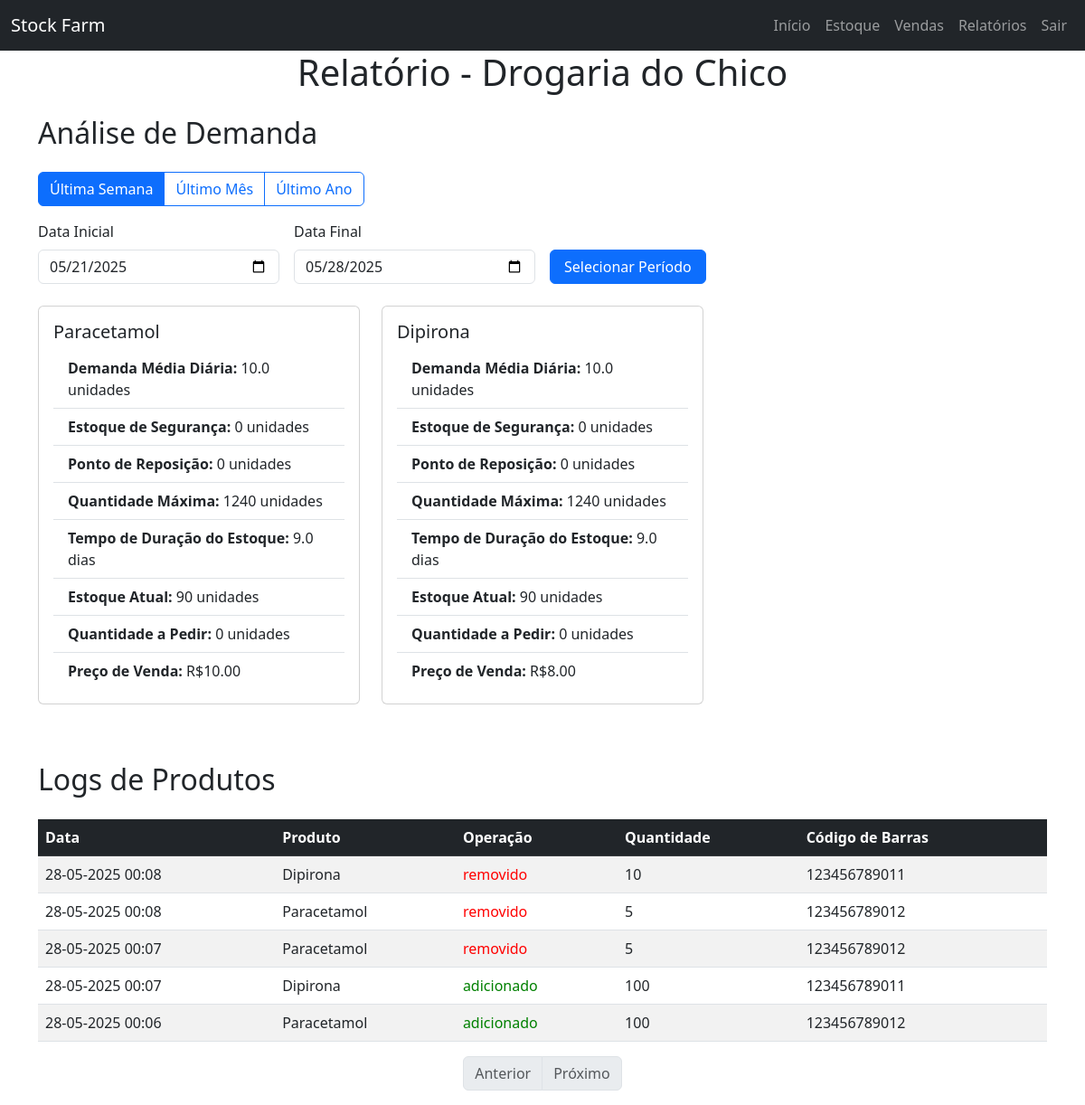
The app's page /relatorio (signed in) with its own data.
### app/models.py (models this page shows, shortened)
class Farmacia(db.Model):
    id: so.Mapped[int] = so.mapped_column(primary_key=True)
    nome: so.Mapped[str] = so.mapped_column(sa.String(100), unique=True)
    endereco: so.Mapped[str] = so.mapped_column(sa.String(200))
    telefone: so.Mapped[Optional[str]] = so.mapped_column(sa.String(20))
    cep: so.Mapped[str] = so.mapped_column(sa.String(9), nullable=False)
    cnpj: so.Mapped[str] = so.mapped_column(sa.String(14), nullable=False)
    farmaceuticos: so.WriteOnlyMapped['Farmaceutico'] = so.relationship(
        back_populates='farmacia',
        cascade="all, delete-orphan",
        passive_deletes=True
    )
    estoques: so.Mapped['Estoque'] = so.relationship(back_populates='farmacia')
    users: so.WriteOnlyMapped['User'] = so.relationship(
        back_populates='farmacia',
        cascade="all, delete-orphan",
        passive_deletes=True
    )

class ProdutoLog(db.Model):
    id: so.Mapped[int] = so.mapped_column(primary_key=True)
    produto_id: so.Mapped[int] = so.mapped_column(sa.ForeignKey('produto.id'), nullable=False)
    quantidade: so.Mapped[int] = so.mapped_column(nullable=False)
    timestamp: so.Mapped[datetime] = so.mapped_column(default=lambda: datetime.now(timezone.utc))
    operacao: so.Mapped[str] = so.mapped_column(sa.String(20), nullable=False)  # Novo campo para operação
    produto: so.Mapped['Produto'] = so.relationship(back_populates='logs')

class Produto(db.Model):
    id: so.Mapped[int] = so.mapped_column(primary_key=True)
    nome: so.Mapped[str] = so.mapped_column(sa.String(100))
    genero: so.Mapped[str] = so.mapped_column(sa.String(100), nullable=False)
    tipo: so.Mapped[str] = so.mapped_column(sa.String(20), nullable=False)
    numeracao_original: so.Mapped[Optional[int]] = so.mapped_column()
    grupo: so.Mapped[str] = so.mapped_column(sa.String(50), nullable=False)
    fabricante_id: so.Mapped[int] = so.mapped_column(sa.ForeignKey('fabricante.id'), nullable=False)
    quantidade_embalagem: so.Mapped[int] = so.mapped_column(nullable=False)
    fornecedor_id: so.Mapped[int] = so.mapped_column(sa.ForeignKey('fornecedor.id'), nullable=False)
    preco_compra: so.Mapped[float] = so.mapped_column(nullable=False)
    preco_venda: so.Mapped[float] = so.mapped_column(nullable=False)
    codigo_barras: so.Mapped[str] = so.mapped_column(sa.String(13), nullable=False)
    fornecedor: so.Mapped['Fornecedor'] = so.relationship(back_populates='produtos')
    fabricante: so.Mapped['Fabricante'] = so.relationship(back_populates='produtos')
    estoques: so.WriteOnlyMapped['Estoque'] = so.relationship(
        back_populates='produto',
        cascade="all, delete-orphan",
        passive_deletes=True
    )
    logs: so.WriteOnlyMapped['ProdutoLog'] = so.relationship(
        back_populates='produto',
        cascade="all, delete-orphan",
        passive_deletes=True
    )
    validades: so.WriteOnlyMapped['Validade'] = so.relationship(
        back_populates='produto',
        cascade="all, delete-orphan",
        passive_deletes=True
    )

### app/routes.py (the view)
@app.route('/relatorio', methods=['GET', 'POST'])
@login_required
def relatorio():
    if not current_user.farmacia:
        return redirect(url_for('manage_farmacia'))
    page = request.args.get('page', default=1, type=int)
    per_page = 10
    offset = (page - 1) * per_page
    query = (
        sa.select(ProdutoLog)
        .join(Produto, Produto.id == ProdutoLog.produto_id, isouter=True)
        .options(joinedload(ProdutoLog.produto))
        .order_by(ProdutoLog.timestamp.desc())
    )
    total_logs = db.session().scalar(sa.select(sa.func.count()).select_from(ProdutoLog))
    logs = db.session().scalars(query.offset(offset).limit(per_page)).all()
    logs_data = []
    for log in logs:
        produto_nome = log.produto.nome if log.produto else "Produto Excluído"
        produto_codigo = log.produto.codigo_barras if log.produto else "N/A"
        if log.timestamp:
            adjusted_timestamp = log.timestamp - timedelta(hours=3)
            data = adjusted_timestamp.strftime('%d-%m-%Y %H:%M')
        else:
            data = 'Sem data'
        operacao = log.operacao
        quantidade = log.quantidade
        logs_data.append({
            'data': data,
            'produto': produto_nome,
            'operacao': operacao,
            'quantidade': quantidade,
            'codigo_barras': produto_codigo
        })
    has_next = offset + per_page < total_logs
    has_prev = page > 1
    periodo = request.args.get('periodo', 'semana')  # Padrão: última semana
    data_inicio_str = request.args.get('data_inicio')
    data_fim_str = request.args.get('data_fim')
    now = datetime.now() - timedelta(hours=3)
    if data_inicio_str and data_fim_str:
        try:
            data_inicio = parser.parse(data_inicio_str)
            data_fim = parser.parse(data_fim_str)
            if data_inicio > data_fim:
                flash('A data inicial deve ser anterior à data final.', 'error')
                data_inicio = now - timedelta(days=7)
                data_fim = now
        except ValueError:
            flash('Datas inválidas. Usando o período padrão (última semana).', 'error')
            data_inicio = now - timedelta(days=7)
            data_fim = now
    else:
        if periodo == 'semana':
            data_inicio = now - timedelta(days=7)
        elif periodo == 'mes':
            data_inicio = now - timedelta(days=30)
        elif periodo == 'ano':
            data_inicio = now - timedelta(days=365)
        else:
            data_inicio = now - timedelta(days=7)  # Padrão: última semana
        data_fim = now
    data_inicio = data_inicio.replace(hour=0, minute=0, second=0, microsecond=0)
    data_fim = data_fim.replace(hour=23, minute=59, second=59, microsecond=999999)
    estoques = db.session().scalars(
        sa.select(Estoque)
        .where(Estoque.farmacia_id == current_user.farmacia_id)
        .options(joinedload(Estoque.produto))
    ).all()
    demandas = []
    nivel_servico_z = 1.65  # Para 95% de nível de serviço
    for estoque in estoques:
        if not estoque.produto:
            continue  # Pular produtos excluídos
        produto = estoque.produto
        logs_produto = db.session().scalars(
            sa.select(ProdutoLog)
            .where(ProdutoLog.produto_id == produto.id)
            .where(ProdutoLog.timestamp >= data_inicio)
            .where(ProdutoLog.timestamp <= data_fim)
            .order_by(ProdutoLog.timestamp.asc())
        ).all()
        entradas = []
        saidas = []
        for log in logs_produto:
            log_timestamp = log.timestamp - timedelta(hours=3)
            if log.operacao == 'adicionado':
                entradas.append({'data': log_timestamp, 'quantidade': log.quantidade})
            elif log.operacao == 'removido':
                saidas.append({'data': log_timestamp, 'quantidade': log.quantidade})
        if not saidas:
            continue
        datas_saidas = [saida['data'] for saida in saidas]
        data_inicio_saidas = min(datas_saidas)
        data_fim_saidas = max(datas_saidas)
        periodo_dias = (data_fim_saidas - data_inicio_saidas).days + 1
        demanda_total = sum(saida['quantidade'] for saida in saidas)
        demanda_media_diaria = demanda_total / periodo_dias if periodo_dias > 0 else 0
        saídas_por_dia = {}
        data_atual = data_inicio_saidas
        while data_atual <= data_fim_saidas:
            saídas_por_dia[data_atual.date()] = 0
            data_atual += timedelta(days=1)
        for saida in saidas:
            data_saida = saida['data'].date()
            saídas_por_dia[data_saida] += saida['quantidade']
        quantidades_diarias = list(saídas_por_dia.values())
        desvio_padrao = statistics.stdev(quantidades_diarias) if len(quantidades_diarias) > 1 else 0
        estoque_seguranca = nivel_servico_z * desvio_padrao
        estoque_seguranca = round(estoque_seguranca)
        ponto_reposicao = estoque_seguranca
        validades = db.session().scalars(
            sa.select(Validade)
            .where(Validade.produto_id == produto.id)
            .where(Validade.quantidade > 0)
        ).all()
        if validades:
            dias_validade = []
            for validade in validades:
                dias_restantes = (validade.data_validade - now).days
                if dias_restantes > 0:
                    dias_validade.append(dias_restantes)
            validade_media = sum(dias_validade) / len(dias_validade) if dias_validade else 15  # Padrão: 15 dias
        else:
            validade_media = 15  # Padrão: 15 dias se não houver validades
        quantidade_maxima = demanda_media_diaria * validade_media
        quantidade_maxima = round(quantidade_maxima)
        entradas_total = sum(entrada['quantidade'] for entrada in entradas)
        saidas_total = sum(saida['quantidade'] for saida in saidas)
        estoque_atual = entradas_total - saidas_total
        if estoque_atual < ponto_reposicao:
            quantidade_a_pedir = min(quantidade_maxima - estoque_atual, ponto_reposicao - estoque_atual)
            quantidade_a_pedir = max(0, round(quantidade_a_pedir))
        else:
            quantidade_a_pedir = 0
        tempo_duracao = (estoque_atual / demanda_media_diaria) if demanda_media_diaria > 0 else 0
        tempo_duracao = round(tempo_duracao, 2)
        estoque_excedente = estoque_atual > quantidade_maxima
        demandas.append({
            'nome': produto.nome,
            'preco_venda': produto.preco_venda,
            'demanda_media_diaria': round(demanda_media_diaria, 2),
            'estoque_seguranca': estoque_seguranca,
            'ponto_reposicao': ponto_reposicao,
            'quantidade_maxima': quantidade_maxima,
            'estoque_atual': estoque_atual,
            'quantidade_a_pedir': quantidade_a_pedir,
            'tempo_duracao': tempo_duracao,
            'estoque_excedente': estoque_excedente
        })
    return render_template(
        'relatorio.html',
        title='Relatório - Stock Farm',
        logs=logs_data,
        page=page,
        has_next=has_next,
        has_prev=has_prev,
        demandas=demandas,
        periodo=periodo,
        data_inicio=data_inicio.strftime('%Y-%m-%d'),
        data_fim=data_fim.strftime('%Y-%m-%d')
    )

### app/models.py (called while the page is built)
@login.user_loader
def load_user(id):
    return db.session.get(User, int(id))

### app/templates/relatorio.html (shortened to what this page needs)
{% extends "base.html" %}
{% block content %}
    <h1 class="text-center mb-4">Relatório - {{ current_user.farmacia.nome if current_user.farmacia else 'Sem Farmácia' }}</h1>
    <h2 class="mb-4">Análise de Demanda</h2>
    <div class="mb-4">
        <div class="btn-group mb-3" role="group">
            <a href="{{ url_for('relatorio', periodo='semana', page=page) }}" class="btn {% if periodo == 'semana' %}btn-primary{% else %}btn-outline-primary{% endif %}">Última Semana</a>
            <a href="{{ url_for('relatorio', periodo='mes', page=page) }}" class="btn {% if periodo == 'mes' %}btn-primary{% else %}btn-outline-primary{% endif %}">Último Mês</a>
            <a href="{{ url_for('relatorio', periodo='ano', page=page) }}" class="btn {% if periodo == 'ano' %}btn-primary{% else %}btn-outline-primary{% endif %}">Último Ano</a>
        </div>
        <form method="GET" action="{{ url_for('relatorio') }}" class="row g-3">
            <div class="col-md-3">
                <label for="data_inicio" class="form-label">Data Inicial</label>
                <input type="date" class="form-control" id="data_inicio" name="data_inicio" value="{{ data_inicio }}" required>
            </div>
            <div class="col-md-3">
                <label for="data_fim" class="form-label">Data Final</label>
                <input type="date" class="form-control" id="data_fim" name="data_fim" value="{{ data_fim }}" required>
            </div>
            <div class="col-md-2 d-flex align-items-end">
                <button type="submit" class="btn btn-primary w-100">Selecionar Período</button>
            </div>
        </form>
    </div>
    {% if demandas %}
        <div class="row">
            {% for demanda in demandas %}
                <div class="col-md-4 mb-3">
                    <div class="card">
                        <div class="card-body">
                            <h5 class="card-title">{{ demanda.nome }}</h5>
                            <ul class="list-group list-group-flush">
                                <li class="list-group-item"><strong>Demanda Média Diária:</strong> {{ demanda.demanda_media_diaria }} unidades</li>
                                <li class="list-group-item"><strong>Estoque de Segurança:</strong> {{ demanda.estoque_seguranca }} unidades</li>
                                <li class="list-group-item"><strong>Ponto de Reposição:</strong> {{ demanda.ponto_reposicao }} unidades</li>
                                <li class="list-group-item"><strong>Quantidade Máxima:</strong> {{ demanda.quantidade_maxima }} unidades</li>
                                <li class="list-group-item"><strong>Tempo de Duração do Estoque:</strong> {{ demanda.tempo_duracao }} dias</li>
                                <li class="list-group-item"><strong>Estoque Atual:</strong> {{ demanda.estoque_atual }} unidades</li>
                                <li class="list-group-item"><strong>Quantidade a Pedir:</strong> {{ demanda.quantidade_a_pedir }} unidades</li>
                                <li class="list-group-item"><strong>Preço de Venda:</strong> R${{ "%.2f"|format(demanda.preco_venda) }}</li>
                            </ul>
                        </div>
                    </div>
                </div>
            {% endfor %}
        </div>
    {% else %}
        <div class="alert alert-info" role="alert">
            <p>Nenhum dado de demanda disponível para o período selecionado.</p>
        </div>
    {% endif %}
    <h2 class="mb-4 mt-5">Logs de Produtos</h2>
    <div class="table-responsive">
        <table class="table table-striped table-hover">
            <thead class="table-dark">
                <tr>
                    <th>Data</th>
                    <th>Produto</th>
                    <th>Operação</th>
                    <th>Quantidade</th>
                    <th>Código de Barras</th>
                </tr>
            </thead>
            <tbody>
                {% for log in logs %}
                    <tr>
                        <td>{{ log.data }}</td>
                        <td>{{ log.produto }}</td>
                        <td>
                            {% if log.operacao == 'editado' %}
                                <span style="color: blue;">{{ log.operacao }}</span>
                            {% elif log.operacao == 'adicionado' %}
                                <span style="color: green;">{{ log.operacao }}</span>
                            {% elif log.operacao == 'removido' %}
                                <span style="color: red;">{{ log.operacao }}</span>
                            {% endif %}
                        </td>
                        <td>{{ log.quantidade }}</td>
                        <td>{{ log.codigo_barras }}</td>
                    </tr>
                {% endfor %}
            </tbody>
        </table>
    </div>
    <nav aria-label="Page navigation">
        <ul class="pagination justify-content-center">
            {% if has_prev %}
                <li class="page-item">
                    <a class="page-link" href="{{ url_for('relatorio', page=page-1, periodo=periodo, data_inicio=data_inicio, data_fim=data_fim) }}">Anterior</a>
                </li>
            {% else %}
                <li class="page-item disabled">
                    <a class="page-link" href="#" tabindex="-1" aria-disabled="true">Anterior</a>
                </li>
            {% endif %}
            {% if has_next %}
                <li class="page-item">
                    <a class="page-link" href="{{ url_for('relatorio', page=page+1, periodo=periodo, data_inicio=data_inicio, data_fim=data_fim) }}">Próximo</a>
                </li>
            {% else %}
                <li class="page-item disabled">
                    <a class="page-link" href="#" tabindex="-1" aria-disabled="true">Próximo</a>
                </li>
            {% endif %}
        </ul>
    </nav>
{% endblock %}

### records on screen
Farmacia: farmacia "Drogaria do Chico"
ProdutoLog: nome "Paracetamol", demanda_media_diaria "10.0", estoque_seguranca "0", ponto_reposicao "0", quantidade_maxima "1240", tempo_duracao "9.0", estoque_atual "90", quantidade_a_pedir "0", data "28-05-2025 00:08", produto "Paracetamol", operacao "removido", quantidade "5", codigo_barras "123456789012"
Produto: preco_venda "10.00", produto "Paracetamol" "Paracetamol", codigo_barras "123456789012" "123456789012"
ProdutoLog: nome "Dipirona", demanda_media_diaria "10.0", estoque_seguranca "0", ponto_reposicao "0", quantidade_maxima "1240", tempo_duracao "9.0", estoque_atual "90", quantidade_a_pedir "0", data "28-05-2025 00:08", produto "Dipirona", operacao "removido", quantidade "10", codigo_barras "123456789011"
Produto: preco_venda "8.00", produto "Dipirona", codigo_barras "123456789011"
ProdutoLog: operacao "removido"
ProdutoLog: operacao "adicionado"
ProdutoLog: operacao "adicionado"

### other values on screen
{{ log.data }} "28-05-2025 00:07" "28-05-2025 00:07" "28-05-2025 00:06"
{{ log.quantidade }} "5" "100" "100"
